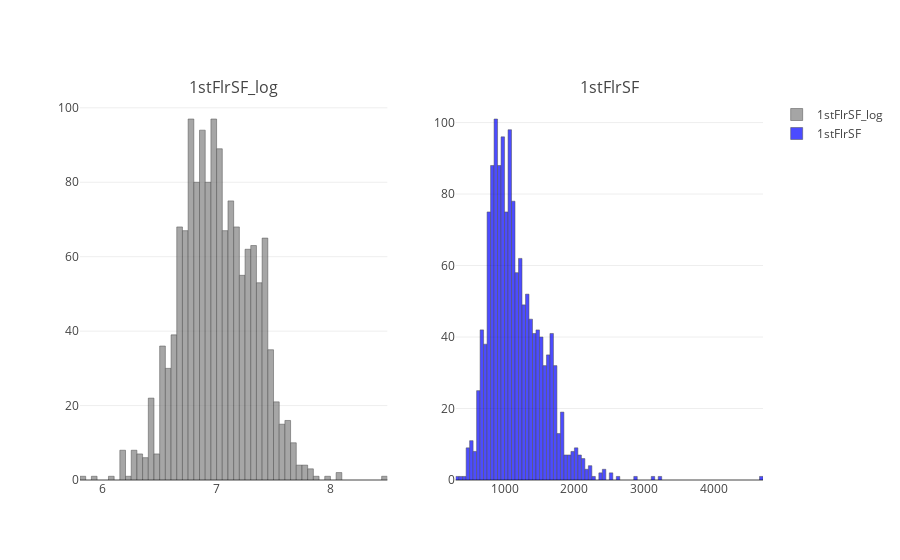

Source (notebook cell):
### Code cell
trace0 = go.Histogram(
    x=train['1stFlrSF_log'],
    name='1stFlrSF_log',
    nbinsx = 100,
    marker=dict(
        color='grey',
        line = dict(
            color = 'black',
            width = 0.5
          ),
    ),
    opacity = 0.70,
  )
trace1 = go.Histogram(
    x=train['1stFlrSF'],
    name='1stFlrSF',
    nbinsx = 100,
    marker=dict(
        color='blue',
        line = dict(
            color = 'black',
            width = 0.5
          ),
    ),
    opacity = 0.70
  )
  
fig = tools.make_subplots(rows=1, cols=2, subplot_titles=('1stFlrSF_log','1stFlrSF'))
fig.append_trace(trace0, 1, 1)
fig.append_trace(trace1, 1, 2)

py.iplot(fig)

### Figure 1 — Plotly figure (JSON) as saved in the notebook; plotly's stock layout.template omitted (floating-point values rounded to 4 significant figures; data arrays with more than 128 entries replaced by an {"elided": "..."} marker saying what was removed)
{"data": [{"marker": {"color": "grey", "line": {"color": "black", "width": 0.5}}, "name": "1stFlrSF_log", "nbinsx": 100, "opacity": 0.7, "type": "histogram", "uid": "b27c3e28-ffd1-4045-9ef8-a10ee60d1d17", "x": {"elided": "1460 float values"}, "xaxis": "x", "yaxis": "y"}, {"marker": {"color": "blue", "line": {"color": "black", "width": 0.5}}, "name": "1stFlrSF", "nbinsx": 100, "opacity": 0.7, "type": "histogram", "uid": "1c97baa3-b7d2-4524-9131-ebaa9c21cbe3", "x": {"elided": "1460 int values"}, "xaxis": "x2", "yaxis": "y2"}], "layout": {"annotations": [{"font": {"size": 16}, "showarrow": false, "text": "1stFlrSF_log", "x": 0.225, "xanchor": "center", "xref": "paper", "y": 1, "yanchor": "bottom", "yref": "paper"}, {"font": {"size": 16}, "showarrow": false, "text": "1stFlrSF", "x": 0.775, "xanchor": "center", "xref": "paper", "y": 1, "yanchor": "bottom", "yref": "paper"}], "xaxis": {"anchor": "y", "domain": [0, 0.45]}, "xaxis2": {"anchor": "y2", "domain": [0.55, 1]}, "yaxis": {"anchor": "x", "domain": [0, 1]}, "yaxis2": {"anchor": "x2", "domain": [0, 1]}}}
